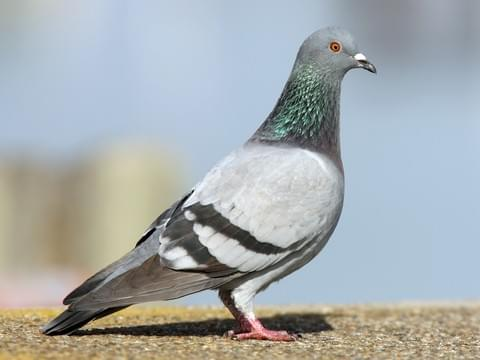
#> input picture data/Pigeon/1.jpg, 480 x 360 px, found by its file name
$ python main.py
#> lines starting #> are read from the running program, lines starting #| are printed output that depends on the picture
import os
import cv2
import numpy as np
from sklearn.model_selection import train_test_split
from sklearn.preprocessing import LabelEncoder
from sklearn.utils import shuffle
from sklearn.ensemble import RandomForestClassifier
from sklearn.metrics import precision_score, recall_score, f1_score


class BirdDetection:
    def __init__(self, data_paths, image_size=(128, 128), batch_size=32):
        self.data_paths = data_paths
        self.image_size = image_size
        self.batch_size = batch_size
        self.image_paths, self.labels = self._load_data()
        self.X_train, self.X_test, self.y_train, self.y_test = train_test_split(
            self.image_paths, self.labels, test_size=0.2, random_state=42
        )
        self.label_encoder = LabelEncoder()
        self.label_encoder.fit(self.y_train)
        self.num_classes = len(self.label_encoder.classes_)
        self.current_index = 0

    def _load_data(self):
        image_paths = []
        labels = []
        for i, data_path in enumerate(self.data_paths):
            class_name = os.path.basename(data_path)
            for image_name in os.listdir(data_path):
                image_path = os.path.join(data_path, image_name)
                image_paths.append(image_path)
                labels.append(class_name)
        return image_paths, labels

    def _load_image(self, image_path):
#> called with image_path = 'data/pigeon/1.jpg'
        try:
            # .ipynb_checkpoints uzantılı dosyaları filtrele
            if ".ipynb_checkpoints" in image_path:
                return None

            image = cv2.imread(image_path)
#> image is the input picture: shape (360, 480, 3); mean B, G, R 174, 172.6, 166.8
            if image is None:
                # Görüntü başarıyla okunamazsa, hata mesajını yazdır ve işleme devam etmez
                print(f"Error loading image: {image_path}")
                return None

            image = cv2.resize(image, self.image_size)
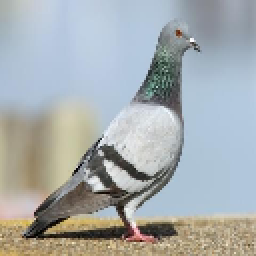
#> image: shape (128, 128, 3) (shown 2 times larger); mean B, G, R 173.8, 172.4, 166.6
            # İsteğe bağlı olarak görüntüyü normalize edebilirsiniz:
            # image = image / 255.0
            return image
        except Exception as e:
            print(f"Error processing image: {image_path} - {str(e)}")
            return None

    def data_generator(self, X, y):
        while True:
            batch_images = []
            batch_labels = []
            for i in range(self.batch_size):
                if self.current_index == len(X):
                    X, y = shuffle(X, y)
                    self.current_index = 0

                image_path = X[self.current_index]
                label = y[self.current_index]

                image = self._load_image(image_path)

                batch_images.append(image)
                batch_labels.append(label)

                self.current_index += 1

            batch_images = np.array(batch_images)
            batch_labels = self.label_encoder.transform(batch_labels)

            yield batch_images, batch_labels

    def train_model(self):
        num_epochs = 10
        random_forest_model = RandomForestClassifier()

        for epoch in range(num_epochs):
            for batch_images, batch_labels in self.data_generator(self.X_train, self.y_train):
                # Görüntüleri düzleştirme işlemi
#> call 2 of _load_image, with image_path = 'data/parrot/1.jpg'
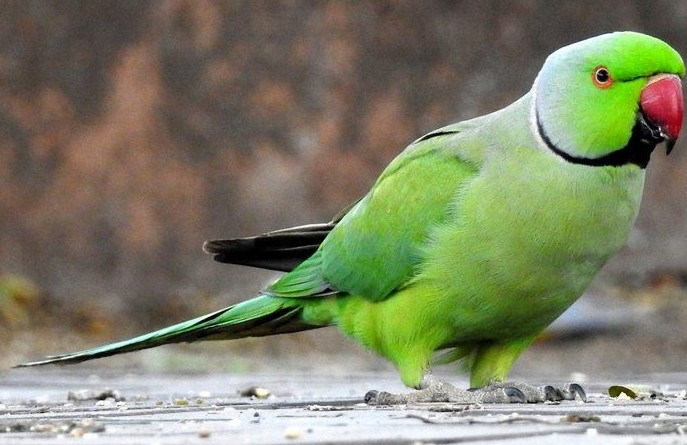
#> input picture data/Parrot/1.jpg, 687 x 445 px, found by its file name
#> in _load_image, image is the input picture: shape (445, 687, 3); mean B, G, R 103.9, 128.9, 125.6
#> in _load_image (call 2), `image = cv2.resize(image, self.image_size)`:
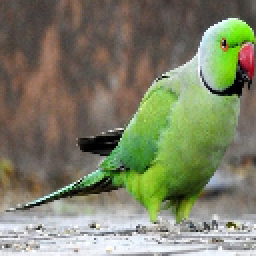
#> image: shape (128, 128, 3) (shown 2 times larger); mean B, G, R 103.8, 128.8, 125.6
#> call 3 of _load_image, with image_path = 'data/parrot/11.jpg'
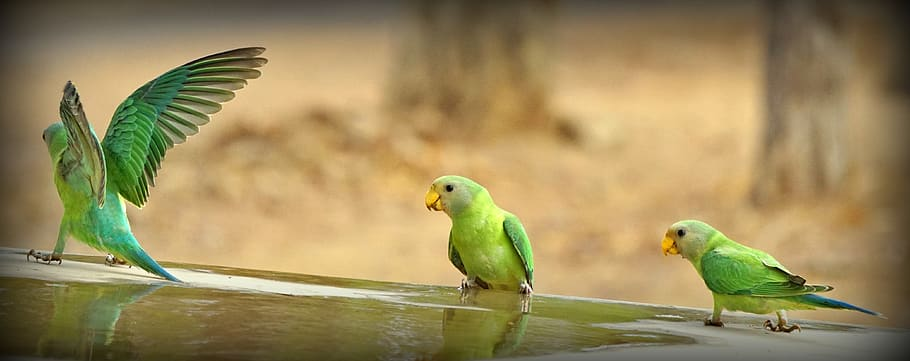
#> input picture data/Parrot/11.jpg, 910 x 361 px, found by its file name
#> in _load_image, image is the input picture: shape (361, 910, 3); mean B, G, R 91.9, 138.3, 155.1
#> in _load_image (call 3), `image = cv2.resize(image, self.image_size)`:
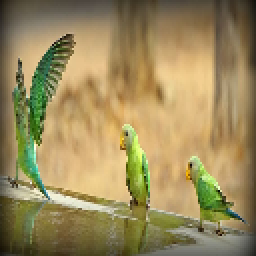
#> image: shape (128, 128, 3) (shown 2 times larger); mean B, G, R 91.7, 138.2, 155
                batch_size = batch_images.shape[0]
#> batch_size = 32
                flattened_batch = batch_images.reshape((batch_size, -1))
                # Modeli eğitin
                random_forest_model.fit(flattened_batch, batch_labels)
                # Her batch işlemi bittikten sonra self.current_index'i kontrol edin
                if self.current_index == len(self.X_train):
                    # Eğer veri seti tamamlandıysa, self.current_index'i sıfırlayın
                    self.current_index = 0
                    break
            print(f"Egitimin: {epoch+1}/{num_epochs} kismi tamamlandi")

        return random_forest_model

    def evaluate_model(self, model):
        num_test_batches = len(self.X_test)
        total_test_samples = num_test_batches * self.batch_size
        correct_pred = 0
        all_predictions = np.array([])
        all_labels = np.array([])

        for _ in range(num_test_batches):
            batch_images, batch_labels = next(self.data_generator(self.X_test, self.y_test))
#> batch_labels = 32 values from 0 to 0
            batch_size = batch_images.shape[0]
#> batch_size = 32
            flattened_batch = batch_images.reshape((batch_size, -1))

            # Modeli değerlendir
            predictions = model.predict(flattened_batch)
#> predictions = 32 values from 1 to 1
            correct_pred += np.sum(predictions == batch_labels)
#> correct_pred = 0

            # Tahmin ve etiketleri birleştir
            all_predictions = np.concatenate((all_predictions, predictions))
#> all_predictions = 32 values from 1 to 1
            all_labels = np.concatenate((all_labels, batch_labels))
#> all_labels = 32 values from 0 to 0

        accuracy = correct_pred / total_test_samples
#> accuracy = 0
        precision = precision_score(all_labels, all_predictions, average='weighted')
#> precision = 0
        recall = recall_score(all_labels, all_predictions, average='weighted')
#> recall = 0
        f1 = f1_score(all_labels, all_predictions, average='weighted')
#> f1 = 0

        return accuracy, precision, recall, f1


# Veri setlerinizin bulunduğu dizinler
data_path_parrot = os.path.join('data', 'parrot')

data_path_pigeon = os.path.join('data', 'pigeon')

image_data_loader = BirdDetection(data_paths=[data_path_parrot, data_path_pigeon], image_size=(128, 128),batch_size=32)
model = image_data_loader.train_model()
accuracy, precision, recall, f1 = image_data_loader.evaluate_model(model)
print(f"Model Accuracy: {accuracy} Model Precision: {precision} Model Recall: {recall} Model F1 Score: {f1}")
